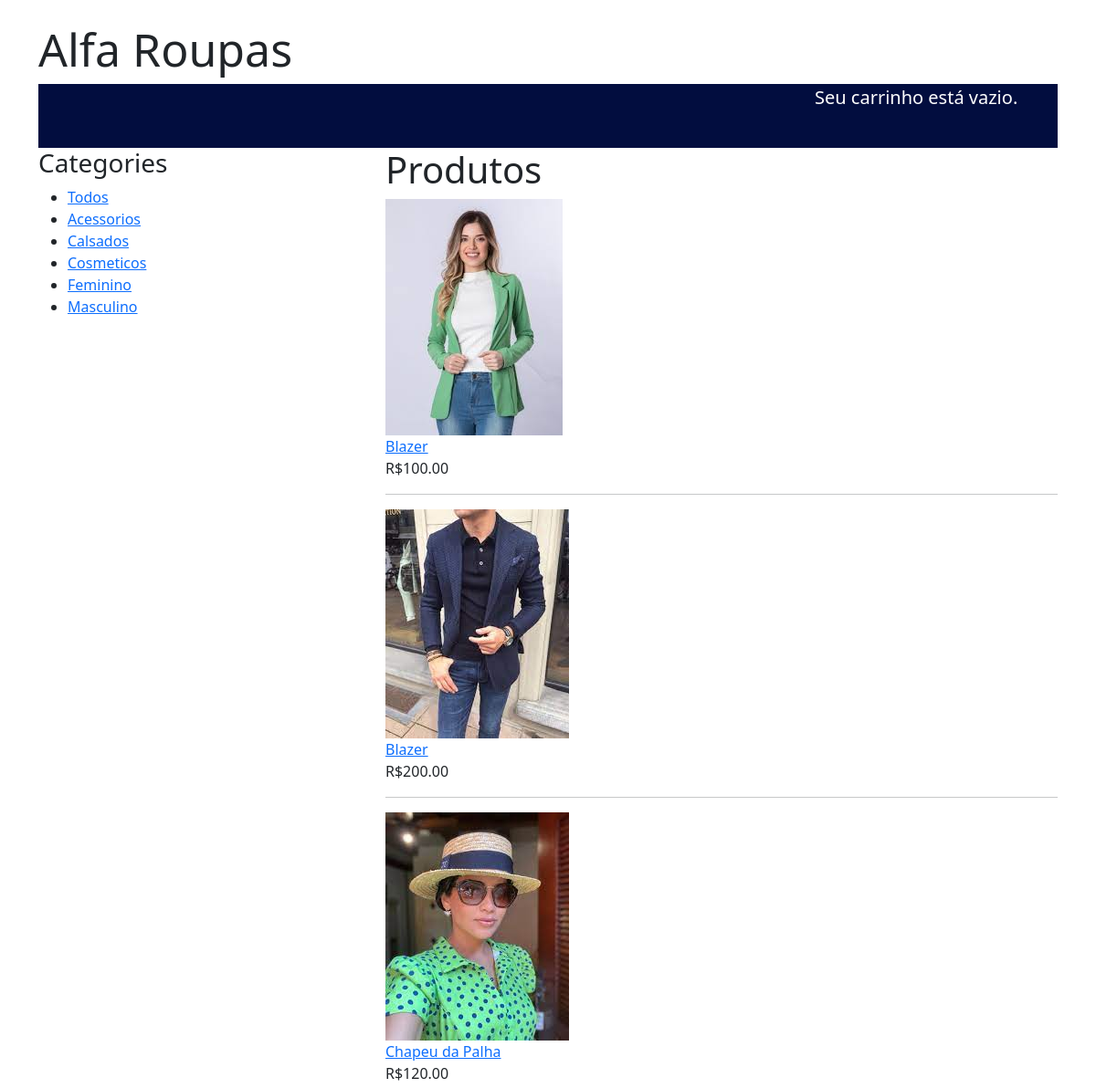
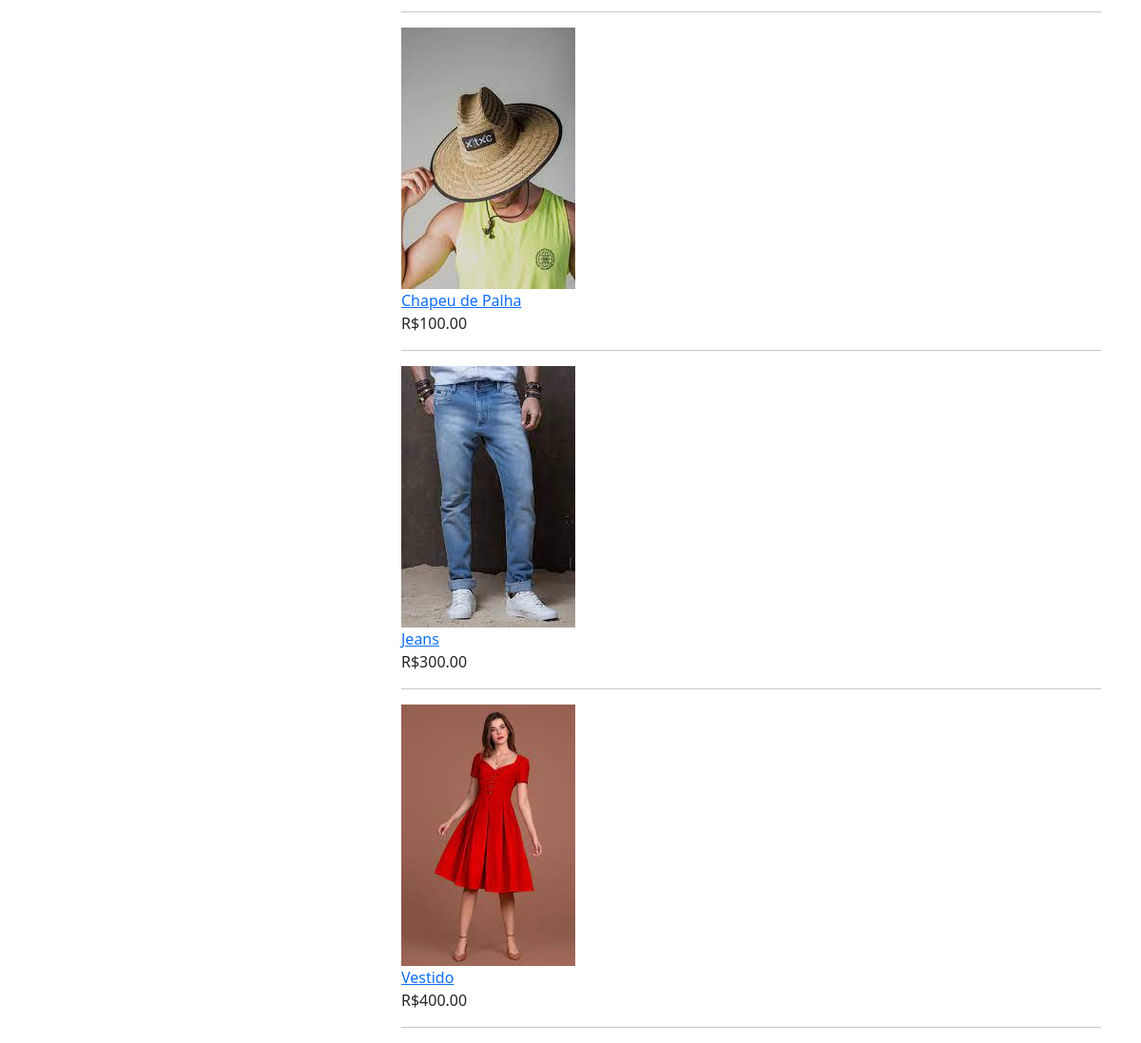
The page / on the database its author committed (2 pictures, top to bottom).
### shop/models.py (models this page shows, shortened)
class Category(models.Model):
    name= models.CharField(max_length=200, db_index=True)
    slug= models.SlugField(max_length=200, unique=True)
    class Meta:
        ordering=('name',)
        verbose_name='category'
        verbose_name_plural='categories'
    def get_absolute_url(self):
        return reverse('shop:product_list_by_category',args=[self.slug])

class Product(models.Model):
    category=models.ForeignKey(Category, related_name='products', on_delete=models.CASCADE)
    name= models.CharField(max_length=200, db_index=True)
    slug = models.SlugField(max_length=200, db_index=True)
    imagem=models.ImageField(upload_to='products/%y/%m/%d', blank='True')
    description=models.TextField(blank=True)
    price=models.DecimalField(max_digits=10, decimal_places=2)
    available=models.BooleanField(default=True)
    created=models.DateTimeField(auto_now_add=True)
    updated=models.DateTimeField(auto_now=True)
    class Meta:
        ordering =('name',)
        index_together=(('id','slug'),)
    def get_absolute_url(self):
        return reverse('shop:product_detail', args=[self.id, self.slug])

### shop/views.py (the view)
# urls.py: path('', views.product_list, name='product_list'),
def product_list(request, category_slug=None):
    category = None
    categories = Category.objects.all()
    products = Product.objects.filter(available=True)
    if category_slug:
        category = get_object_or_404(Category, slug=category_slug)
        products = products.filter(category=category)
    return render(request, 'shop/product/list.html', {'category':category,'categories':categories,'products':products})

### shop/templates/shop/product/list.html (shortened to what this page needs)
{% extends 'shop/base.html' %}
{% load static %}
    {% block content %}
<div class="row">
    <div class="col-12">
        <div class="row">
            <div class="col-4">
                    <div class="sidebar">
                       <h3>Categories</h3>
                       <ul>
                            <li {%if not category %}class="selected"{% endif %}>
                                <a href="{% url 'shop:product_list' %}">Todos</a>
                            </li>
                                {% for c in categories %}
                            <li {% if category.slug == c.slug %}class="selected"{% endif %}>
                                <a href="{{ c.get_absolute_url }}">{{c.name}}</a>
                            </li>
                                {% endfor %}
                        </ul>
                    </div>
            </div>
            <div class="col-8">
                <div class="row">
                        <h1>
                        {% if category %}
                            {{ category.name }}
                        {% else %}
                            Produtos
                        {%endif%}
                        </h1>
                </div>
                    {% for product in products %}
                        <a href="{{product.get_absolute_url}}">
                        <img src="{% if product.imagem %}{{ product.imagem.url }}{% else %}{% static 'img/no_imagem.jpg' %}{% endif %}">
                        <br>
                        {{ product.name }}
                         </a>
                        <br>
                        R${{ product.price}}
                        <hr>
                    {% endfor %}
            </div>
        </div>
    </div>
</div>
    {% endblock %}

### shop/templates/shop/base.html (shortened to what this page needs)
{% load static %}
<!DOCTYPE html>
<html lang="pt-BR">
<head>
    <link rel="stylesheet" href="{% static 'css/style.css' %}">
    <link href="https://cdn.jsdelivr.net/npm/bootstrap@5.0.2/dist/css/bootstrap.min.css" rel="stylesheet">
</head>
<body>
    <div class="container">
    <div id="">
        <br>
        <h1 style="font-size: 50px;">Alfa Roupas</h1>
    </div>
    <div style=" margin:0 auto; width:0 auto; height:70px; background:#020d3f;">
        <div style="font-size: 20px; margin-left: 850px; color:white;">Seu carrinho está vazio.</div>
    </div>
         {% block content %}
         {% endblock%}
    </div>
</body>
</html>

### rows shown on the page
Category: name "Acessorios"
Category: name "Calsados"
Category: name "Cosmeticos"
Category: name "Feminino"
Category: name "Masculino"
Product: imagem (picture), name "Blazer", price "100.00"
Product: imagem (picture), name "Blazer", price "200.00"
Product: imagem (picture), name "Chapeu da Palha", price "120.00"
Product: imagem (picture), name "Chapeu de Palha", price "100.00"
Product: imagem (picture), name "Jeans", price "300.00"
Product: imagem (picture), name "Vestido", price "400.00"
